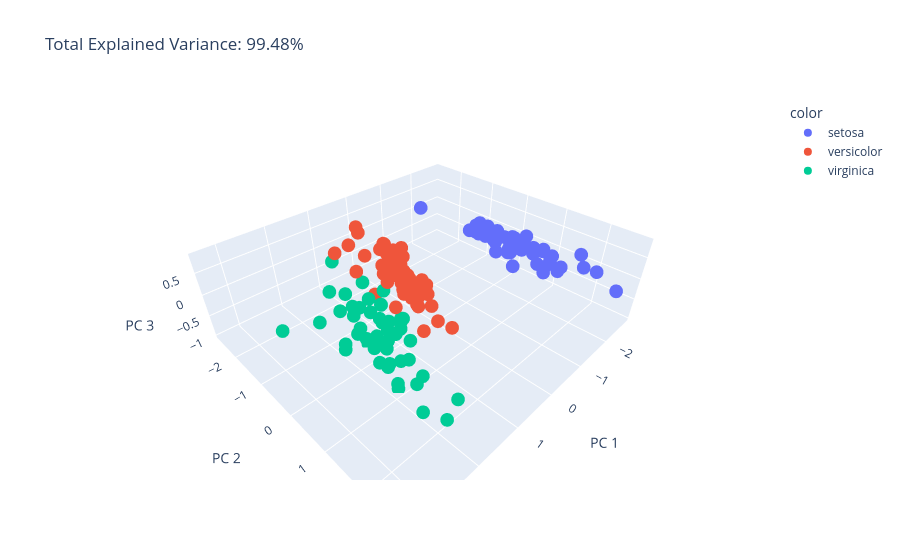

The notebook cell saved with this chart:
### Markdown cell above
###**3D projection using the first 3 PCA components**

### Code cell
pca = PCA(n_components=3)
components = pca.fit_transform(X_standard)

total_var = pca.explained_variance_ratio_.sum() * 100

fig = px.scatter_3d(
    components, x=0, y=1, z=2, color=df['species'],
    title=f'Total Explained Variance: {total_var:.2f}%',
    labels={'0': 'PC 1', '1': 'PC 2', '2': 'PC 3'}
)
fig.show()
